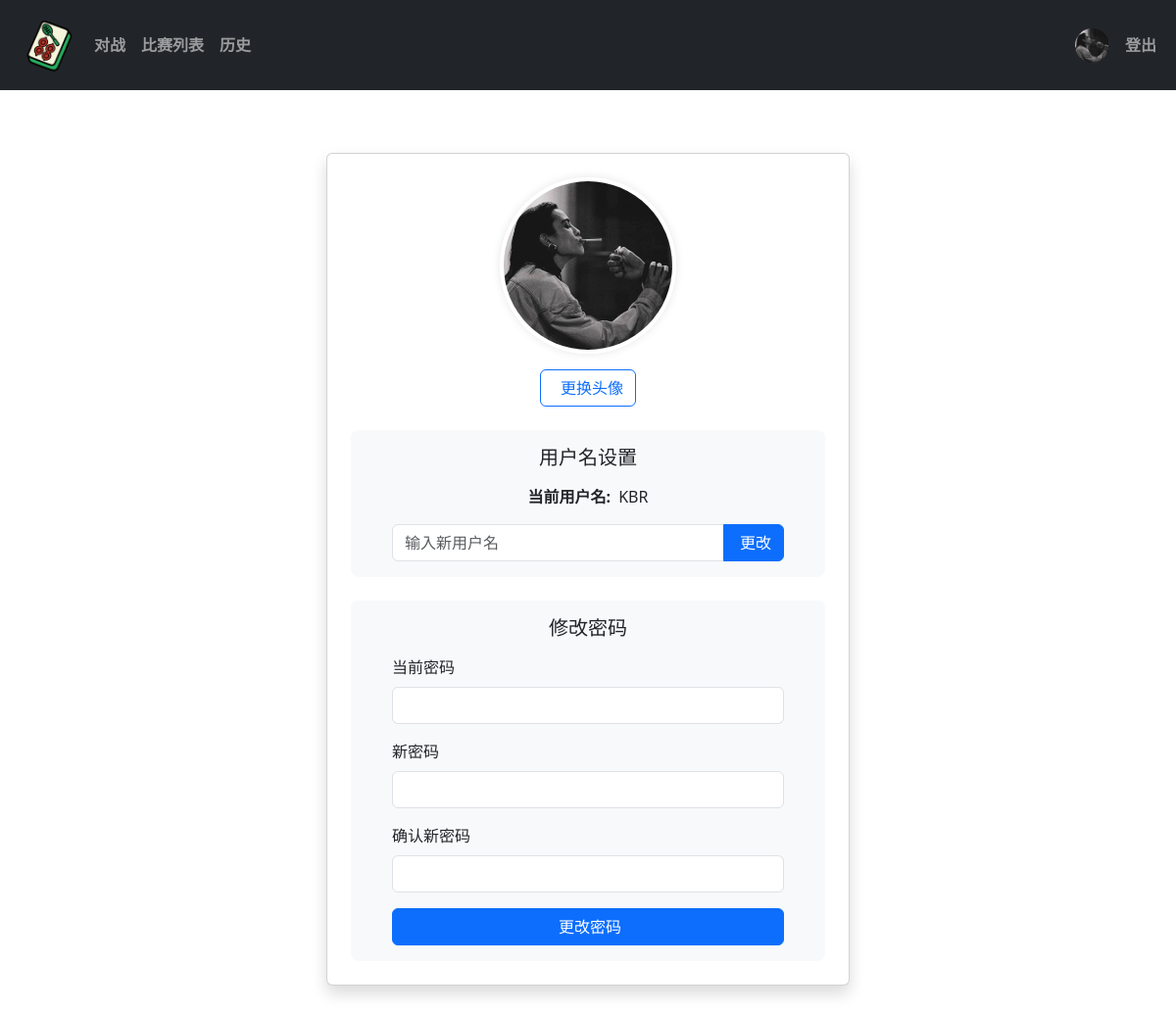
Screenshot of /personal_info (signed in) with the database file from the repository.
### app/models.py (models this page shows)
class Users(UserMixin, db.Model):
    id = db.Column(db.Integer, unique=True, primary_key=True)
    username = db.Column(db.String(80),  nullable=False)
    gender = db.Column(db.Enum(Gender), nullable=False)
    password = db.Column(db.String(256), nullable=False)
    avatar = db.Column(db.String(120))  # 存储头像文件名
    def __repr__(self):
        return "<User id-{} name:{} gender:{} avatar:{}>".format(self.id, self.username, self.gender, self.avatar)

### app/route.py (the view)
@app.route("/personal_info")
@login_required
def personal_info():
    print(current_user)
    return render_template("personal_info.html",user = current_user)

### app/models.py (called while the page is built)
@login.user_loader
def load_user(user_id):
    return Users.query.filter_by(id=user_id).first()

### app/templates/personal_info.html (shortened to what this page needs)
{% extends "base.html" %}
{% block head %}
{{super()}}
<link rel="stylesheet" href="https://cdnjs.cloudflare.com/ajax/libs/cropperjs/1.5.12/cropper.min.css">
{% endblock %}
{% block app_content %}
<div class="container py-5">
    <div class="row justify-content-center">
        <div class="col-md-8 col-lg-6">
            <div class="card shadow">
                <div class="card-body p-4">
                    <div class="text-center mb-4">
                        <div class="avatar-container">
                            <img id="avatarPreview"
                                 src="{{ url_for('static', filename='uploads/avatars/' + user.avatar) }}"
                                 class="avatar-preview"
                                 alt="用户头像">
                        </div>
                        <button class="btn btn-outline-primary mt-3" data-bs-toggle="modal" data-bs-target="#avatarModal">
                            更换头像
                        </button>
                    </div>
                    <div class="mb-4 p-3 bg-light rounded-3">
                        <h5 class="text-center mb-3">用户名设置</h5>
                        <div class="d-flex justify-content-center align-items-center">
                            <span class="me-2 fw-bold">当前用户名:</span>
                            <span id="currentUsername">{{ user.username }}</span>
                        </div>
                        <div class="input-group mt-3" style="max-width: 400px; margin: 0 auto;">
                            <input type="text" class="form-control" id="newUsername" placeholder="输入新用户名">
                            <button class="btn btn-primary" type="button" id="changeUsernameBtn">
                                更改
                            </button>
                        </div>
                    </div>
                    <div class="p-3 bg-light rounded-3">
                        <h5 class="text-center mb-3">修改密码</h5>
                        <div class="mx-auto" style="max-width: 400px;">
                            <div class="mb-3">
                                <label for="currentPassword" class="form-label">当前密码</label>
                                <input type="password" class="form-control" id="currentPassword">
                            </div>
                            <div class="mb-3">
                                <label for="newPassword" class="form-label">新密码</label>
                                <input type="password" class="form-control" id="newPassword">
                            </div>
                            <div class="mb-3">
                                <label for="confirmPassword" class="form-label">确认新密码</label>
                                <input type="password" class="form-control" id="confirmPassword">
                            </div>
                            <div class="d-grid">
                                <button class="btn btn-primary" id="changePasswordBtn">
                                    更改密码
                                </button>
                            </div>
                        </div>
                    </div>
                </div>
            </div>
        </div>
    </div>
</div>
{% endblock%}

### app/templates/navbar.html (shortened to what this page needs)
<nav class="navbar navbar-expand-sm navbar-dark bg-dark">
  <div class="container-fluid">
    <div class="d-flex justify-content-between w-100">
      <div class="d-flex align-items-center">
        <ul class="navbar-nav flex-row align-items-center">
          <li class="nav-item">
            <a class="nav-link" href="{{url_for('hello_world')}}">
              <img src="{{ url_for('static', filename='images/111.png') }}" alt="" width="60" height="60">
            </a>
          </li>
          <li class="nav-item">
            <a class="nav-link fw-bold" href="{{url_for('gamemenu')}}">对战</a>
          </li>
          <li class="nav-item">
            <a class="nav-link fw-bold" href="{{url_for('gamelist')}}">比赛列表</a>
          </li>
          <li class="nav-item">
            <a class="nav-link fw-bold" href="{{url_for('history')}}">历史</a>
          </li>
        </ul>
      </div>
      <div class="d-flex align-items-center">
          <ul class="navbar-nav flex-row">
            {% if not current_user.is_authenticated %}
              <li class="nav-item">
                <a class="nav-link fw-bold" href="{{url_for('login')}}">登录</a>
              </li>
              {% else %}
              <li class="nav-item align-self-center">
                <a class="nav-link align-self-center align-middle" href="#">
                  <img src="{{ url_for('static', filename='uploads/avatars/' + current_user.avatar) }}"
                  width="35" height="35"
                  class="avatar rounded-circle "
                  alt="用户头像">
                </a>
              </li>
              <li class="nav-item align-self-center">
                <a class="nav-link fw-bold" href="{{url_for('logout')}}">登出</a>
              </li>
              {% endif %}
          </ul>
      </div>
    </div>
  </div>
</nav>

### app/templates/personal_info.html (style rules this page uses)
.avatar-container { width: 180px; height: 180px; margin: 0 auto; position: relative; }
.avatar-preview { width: 100%; height: 100%; border-radius: 50%; object-fit: cover; border: 4px solid #fff; box-shadow: 0 0 10px rgba(0,0,0,0.1); }

### rows the page displays
Users: avatar (picture), username "KBR"
